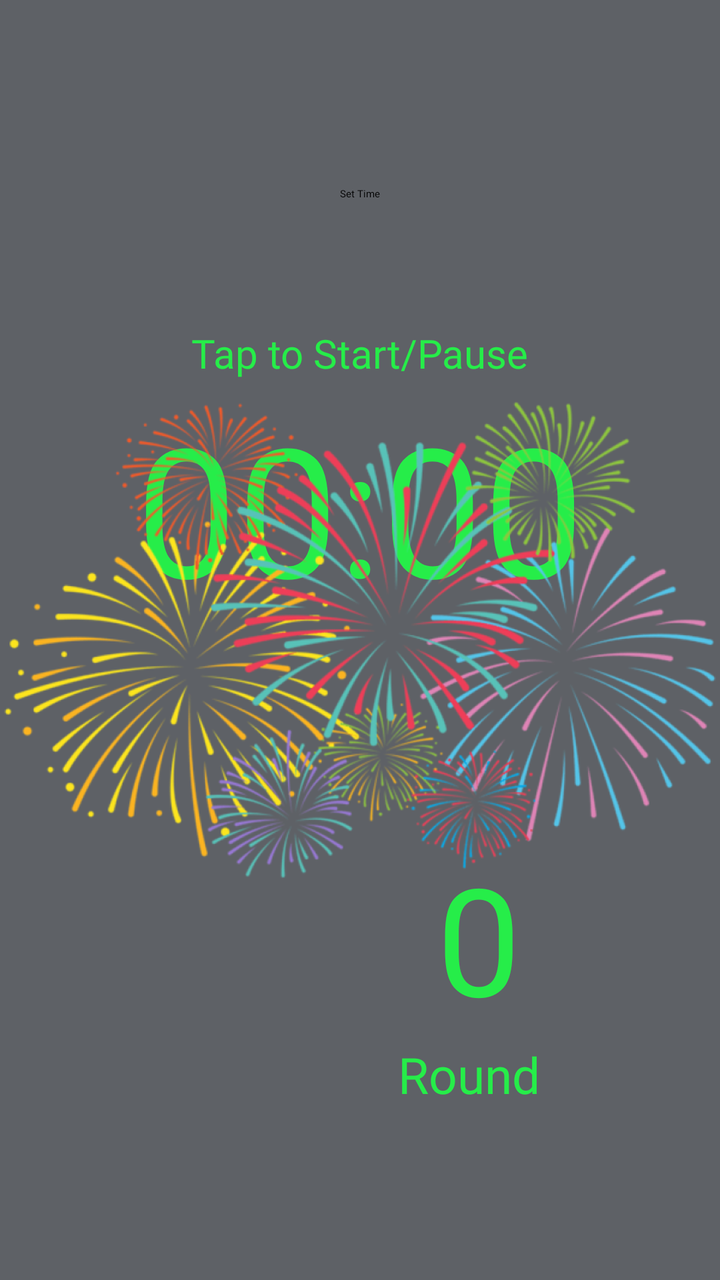
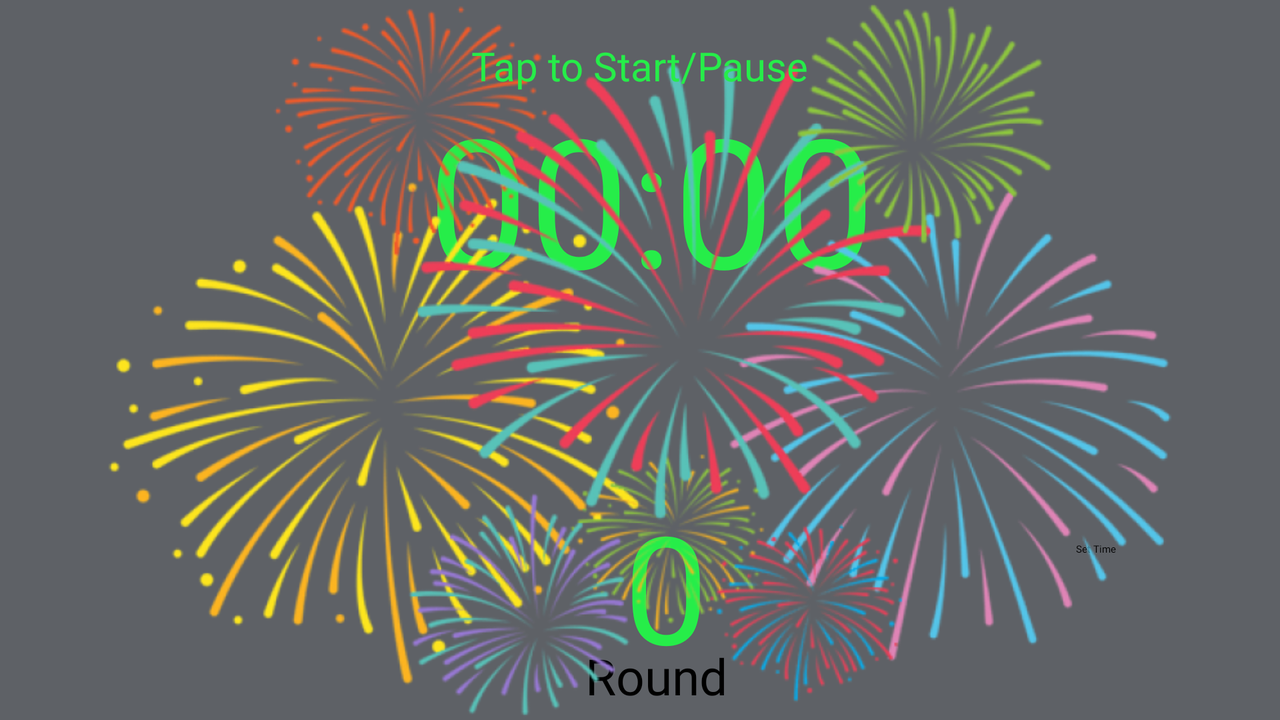

One screen, two layout resources from the same app: the default and the repository's alternative for another configuration. Each is rendered where Android would select it; the XML of both is given below.
<!-- AndroidManifest.xml: application theme Theme.WODTimer -->
<!-- res/layout/activity_amrap.xml -->
<?xml version="1.0" encoding="utf-8"?>
<androidx.constraintlayout.widget.ConstraintLayout xmlns:android="http://schemas.android.com/apk/res/android"
    xmlns:app="http://schemas.android.com/apk/res-auto"
    xmlns:tools="http://schemas.android.com/tools"
    android:layout_width="match_parent"
    android:layout_height="match_parent"
    android:background="@color/gray"
    tools:context=".AmrapActivity">


    <include
        android:id="@+id/toolbar"
        layout="@layout/toolbar" />

    <Switch
        android:id="@+id/finish_switch"
        android:layout_width="wrap_content"
        android:layout_height="58dp"
        android:layout_marginTop="50dp"
        android:layout_marginBottom="60dp"
        android:fontFamily="@font/orbitron_black"
        android:switchMinWidth="150dp"
        android:switchPadding="5dp"
        android:text="@string/slide"
        android:textSize="20sp"
        android:thumbTint="@drawable/slidethumb"
        android:trackTint="@drawable/slidetrack"
        android:visibility="invisible"
        app:layout_constraintBottom_toTopOf="@+id/plusrounds"
        app:layout_constraintEnd_toEndOf="parent"
        app:layout_constraintStart_toStartOf="parent"
        app:layout_constraintTop_toBottomOf="@+id/countdownTimer"
        app:layout_constraintVertical_chainStyle="packed" />

    <TextView
        android:id="@+id/countdownTimer"
        android:layout_width="wrap_content"
        android:layout_height="wrap_content"
        android:layout_marginTop="200dp"
        android:fontFamily="@font/orbitron_black"
        android:text="@string/timer_zeros"
        android:textColor="@color/neon_green"
        android:textSize="90sp"
        android:keepScreenOn="true"
        app:layout_constraintBottom_toTopOf="@id/finish_switch"
        app:layout_constraintEnd_toEndOf="parent"
        app:layout_constraintStart_toStartOf="parent"
        app:layout_constraintTop_toBottomOf="@+id/toolbar"
        app:layout_constraintVertical_chainStyle="packed" />

    <ImageView
        android:id="@+id/plusrounds"
        android:layout_width="119dp"
        android:layout_height="103dp"
        app:layout_constraintBottom_toTopOf="@id/rounds"
        app:layout_constraintEnd_toStartOf="@id/roundcount"
        app:layout_constraintHorizontal_chainStyle="packed"
        app:layout_constraintStart_toStartOf="@id/finish_switch"
        app:layout_constraintVertical_chainStyle="packed"
        app:srcCompat="@drawable/add_round"
        app:tint="@color/neon_green" />

    <TextView
        android:id="@+id/rounds"
        android:layout_width="109dp"
        android:layout_height="66dp"
        android:fontFamily="@font/orbitron_black"
        android:text="@string/rounds"
        android:textColor="@color/neon_green"
        android:textAlignment="center"
        android:textSize="25sp"
        app:layout_constraintBottom_toBottomOf="parent"
        app:layout_constraintEnd_toEndOf="parent"
        app:layout_constraintHorizontal_bias="0.0"
        app:layout_constraintStart_toEndOf="@+id/plusrounds"
        app:layout_constraintTop_toBottomOf="@+id/roundcount"
        app:layout_constraintVertical_chainStyle="packed" />

    <TextView
        android:id="@+id/roundcount"
        android:layout_width="119dp"
        android:layout_height="103dp"
        android:fontFamily="@font/orbitron_black"
        android:gravity="center"
        android:text="@string/zero"
        android:textAlignment="center"
        android:textColor="@color/neon_green"
        android:textSize="75sp"
        app:layout_constraintBottom_toTopOf="@id/rounds"
        app:layout_constraintEnd_toEndOf="@id/finish_switch"
        app:layout_constraintHorizontal_chainStyle="packed"
        app:layout_constraintStart_toEndOf="@+id/plusrounds"
        app:layout_constraintTop_toBottomOf="@+id/finish_switch"
        app:layout_constraintVertical_chainStyle="packed" />

    <Button
        android:id="@+id/setTimeButton"
        android:layout_width="wrap_content"
        android:layout_height="wrap_content"
        android:fontFamily="@font/orbitron_black"
        android:text="Set Time"
        app:layout_constraintBottom_toTopOf="@+id/countdownTimer"
        app:layout_constraintEnd_toEndOf="parent"
        app:layout_constraintStart_toStartOf="parent"
        app:layout_constraintTop_toBottomOf="@+id/toolbar" />

    <TextView
        android:id="@+id/delay"
        android:layout_width="wrap_content"
        android:layout_height="wrap_content"
        android:fontFamily="@font/orbitron_black"
        android:text=""
        android:textAlignment="center"
        android:textSize="300sp"
        android:visibility="invisible"
        android:textColor="@color/bright_red"
        app:layout_constraintBottom_toBottomOf="parent"
        app:layout_constraintEnd_toEndOf="parent"
        app:layout_constraintStart_toStartOf="parent"
        app:layout_constraintTop_toBottomOf="parent"
        app:layout_constraintTop_toTopOf="parent"
        tools:visibility="visible" />
    <ImageView
        android:id="@+id/fireworksImageView"
        android:layout_width="match_parent"
        android:layout_height="match_parent"
        android:src="@drawable/fireworks"
        android:visibility="invisible"
        app:layout_constraintBottom_toBottomOf="parent"
        app:layout_constraintEnd_toEndOf="parent"
        app:layout_constraintStart_toStartOf="parent"
        app:layout_constraintTop_toBottomOf="parent"
        app:layout_constraintTop_toTopOf="parent"
        tools:visibility="visible" />
    <TextView
        android:id="@+id/taptostart"
        android:layout_width="wrap_content"
        android:layout_height="wrap_content"
        android:layout_marginTop="175dp"
        android:layout_marginBottom="16dp"
        android:fontFamily="@font/orbitron_black"
        android:text="Tap to Start/Pause"
        android:textColor="@color/neon_green"
        android:textSize="20sp"
        app:layout_constraintBottom_toTopOf="@id/countdownTimer"
        app:layout_constraintEnd_toEndOf="parent"
        app:layout_constraintStart_toStartOf="parent"
        app:layout_constraintTop_toBottomOf="@+id/toolbar" />
</androidx.constraintlayout.widget.ConstraintLayout>
<!-- res/layout/toolbar.xml (included above) -->
<?xml version="1.0" encoding="utf-8"?>
<androidx.appcompat.widget.Toolbar xmlns:android="http://schemas.android.com/apk/res/android"
    android:layout_width="match_parent"
    android:layout_height="wrap_content"
    xmlns:app="http://schemas.android.com/apk/res-auto"
    android:background="@color/neon_green"
    app:titleTextColor="@color/white"
    android:theme="@style/Toolbar"
    android:elevation="4dp">

</androidx.appcompat.widget.Toolbar>
<!-- resources referenced by this layout -->
<resources>
  <color name="bright_red">#DE2A33</color>
  <color name="gray">#5E6166</color>
  <color name="neon_green">#26ED49</color>
  <color name="white">#FFFFFFFF</color>
  <!-- drawable add_round (drawable-anydpi) -->
  <vector xmlns:android="http://schemas.android.com/apk/res/android"
      android:width="24dp"
      android:height="24dp"
      android:viewportWidth="24"
      android:viewportHeight="24"
      android:tint="#FFFFFF">
    <group android:scaleX="0.92"
        android:scaleY="0.92"
        android:translateX="0.96"
        android:translateY="0.96">
      <path
          android:fillColor="@android:color/white"
          android:pathData="M12,7c-0.55,0 -1,0.45 -1,1v3L8,11c-0.55,0 -1,0.45 -1,1s0.45,1 1,1h3v3c0,0.55 0.45,1 1,1s1,-0.45 1,-1v-3h3c0.55,0 1,-0.45 1,-1s-0.45,-1 -1,-1h-3L13,8c0,-0.55 -0.45,-1 -1,-1zM12,2C6.48,2 2,6.48 2,12s4.48,10 10,10 10,-4.48 10,-10S17.52,2 12,2zM12,20c-4.41,0 -8,-3.59 -8,-8s3.59,-8 8,-8 8,3.59 8,8 -3.59,8 -8,8z"/>
    </group>
  </vector>
  <!-- drawable fireworks: png bitmap (drawable-v24, 459319 bytes) -->
  <!-- drawable slidethumb (drawable) -->
  <?xml version="1.0" encoding="utf-8"?>
  <selector xmlns:android="http://schemas.android.com/apk/res/android">
      <item android:color="@color/neon_green" android:state_checked="true"/>
      <item android:color="@color/neon_green" android:state_checked="false"/>
  </selector>
  <!-- drawable slidetrack (drawable) -->
  <?xml version="1.0" encoding="utf-8"?>
  <selector xmlns:android="http://schemas.android.com/apk/res/android">
      <item android:color="@color/neon_green" android:state_checked="true"/>
      <item android:color="@color/bright_red" android:state_checked="false"/>
  </selector>
  <string name="rounds">Round</string>
  <string name="slide">Slide to Stop</string>
  <string name="timer_zeros">00:00</string>
  <string name="zero">0</string>
  <!-- from res/values-v28/ -->
  <style name="Toolbar">
          <item name="android:textSize">24sp</item>
          <item name="android:colorButtonNormal">@color/white</item>
          <item name="android:textColor">@color/neon_green</item>
          <item name="android:fontFamily">@font/orbitron_black</item>
      </style>
</resources>
<!-- res/layout-land/activity_amrap.xml (the repository's variant of the layout above) -->
<!-- drawn on the phone turned sideways -->
<?xml version="1.0" encoding="utf-8"?>
<androidx.constraintlayout.widget.ConstraintLayout xmlns:android="http://schemas.android.com/apk/res/android"
    xmlns:app="http://schemas.android.com/apk/res-auto"
    xmlns:tools="http://schemas.android.com/tools"
    android:layout_width="match_parent"
    android:layout_height="match_parent"
    android:background="@color/gray"
    tools:context=".AmrapActivity">


    <include
        android:id="@+id/toolbar"
        layout="@layout/toolbar"

        app:layout_constraintEnd_toEndOf="parent"
        app:layout_constraintStart_toStartOf="parent"
        app:layout_constraintTop_toTopOf="parent" />

    <Switch
        android:id="@+id/finish_switch"
        android:layout_width="wrap_content"
        android:layout_height="58dp"
        android:layout_marginTop="122dp"
        android:fontFamily="@font/orbitron_black"
        android:switchMinWidth="150dp"
        android:switchPadding="5dp"
        android:text="@string/slide"
        android:textSize="20sp"
        android:thumbTint="@drawable/slidethumb"
        android:trackTint="@drawable/slidetrack"
        android:visibility="invisible"
        app:layout_constraintBottom_toTopOf="@+id/plusrounds"
        app:layout_constraintEnd_toEndOf="parent"
        app:layout_constraintHorizontal_bias="0.478"
        app:layout_constraintStart_toStartOf="parent"
        app:layout_constraintTop_toBottomOf="@+id/countdownTimer"
        app:layout_constraintVertical_bias="1.0"
        app:trackTint="@drawable/slidetrack" />

    <TextView
        android:id="@+id/countdownTimer"
        android:layout_width="wrap_content"
        android:layout_height="wrap_content"
        android:fontFamily="@font/orbitron_black"
        android:text="00:00"
        android:textColor="@color/neon_green"
        android:textSize="90sp"
        app:layout_constraintBottom_toBottomOf="parent"
        app:layout_constraintEnd_toEndOf="parent"
        app:layout_constraintHorizontal_bias="0.514"
        app:layout_constraintStart_toStartOf="parent"
        app:layout_constraintTop_toBottomOf="@+id/toolbar"
        app:layout_constraintVertical_bias="0.162" />

    <ImageView
        android:id="@+id/plusrounds"
        android:layout_width="119dp"
        android:layout_height="103dp"
        android:layout_marginBottom="12dp"
        app:tint="@color/neon_green"
        app:layout_constraintBottom_toBottomOf="parent"
        app:layout_constraintEnd_toEndOf="parent"
        app:layout_constraintHorizontal_bias="0.297"
        app:layout_constraintStart_toStartOf="parent"
        app:layout_constraintTop_toBottomOf="@+id/countdownTimer"
        app:layout_constraintVertical_bias="0.956"
        app:srcCompat="@drawable/add_round" />

    <TextView
        android:id="@+id/rounds"
        android:layout_width="109dp"
        android:layout_height="66dp"
        android:fontFamily="@font/orbitron_black"
        android:text="@string/rounds"
        android:textAlignment="center"
        android:textSize="25sp"
        app:layout_constraintBottom_toBottomOf="parent"
        app:layout_constraintEnd_toEndOf="parent"
        app:layout_constraintHorizontal_bias="0.0"
        app:layout_constraintStart_toEndOf="@+id/plusrounds"
        app:layout_constraintTop_toBottomOf="@+id/roundcount"
        app:layout_constraintVertical_bias="0.461" />

    <Button
        android:id="@+id/setTimeButton"
        android:layout_width="wrap_content"
        android:layout_height="wrap_content"
        android:fontFamily="@font/orbitron_black"
        android:text="Set Time"
        app:layout_constraintBottom_toBottomOf="parent"
        app:layout_constraintEnd_toEndOf="parent"
        app:layout_constraintHorizontal_bias="0.639"
        app:layout_constraintStart_toEndOf="@+id/roundcount"
        app:layout_constraintTop_toBottomOf="@+id/toolbar"
        app:layout_constraintVertical_bias="0.768" />

    <TextView
        android:id="@+id/roundcount"
        android:layout_width="119dp"
        android:layout_height="103dp"
        android:fontFamily="@font/orbitron_black"
        android:gravity="center"
        android:text="@string/zero"
        android:textAlignment="center"
        android:textColor="@color/neon_green"
        android:textSize="75sp"
        app:layout_constraintBottom_toBottomOf="parent"
        app:layout_constraintEnd_toEndOf="parent"
        app:layout_constraintHorizontal_bias="0.0"
        app:layout_constraintStart_toEndOf="@+id/plusrounds"
        app:layout_constraintTop_toBottomOf="@+id/finish_switch"
        app:layout_constraintVertical_bias="0.0" />

    <TextView
        android:id="@+id/delay"
        android:layout_width="wrap_content"
        android:layout_height="wrap_content"
        android:fontFamily="@font/orbitron_black"
        android:text=""
        android:textAlignment="center"
        android:textSize="300sp"
        android:visibility="invisible"
        android:textColor="@color/bright_red"
        app:layout_constraintBottom_toBottomOf="parent"
        app:layout_constraintEnd_toEndOf="parent"
        app:layout_constraintStart_toStartOf="parent"
        app:layout_constraintTop_toBottomOf="parent"
        app:layout_constraintTop_toTopOf="parent"
        tools:visibility="visible" />
    <ImageView
        android:id="@+id/fireworksImageView"
        android:layout_width="match_parent"
        android:layout_height="match_parent"
        android:src="@drawable/fireworks"
        android:visibility="invisible"
        app:layout_constraintBottom_toBottomOf="parent"
        app:layout_constraintEnd_toEndOf="parent"
        app:layout_constraintStart_toStartOf="parent"
        app:layout_constraintTop_toBottomOf="parent"
        app:layout_constraintTop_toTopOf="parent"
        tools:visibility="visible" />

    <TextView
        android:id="@+id/taptostart"
        android:layout_width="wrap_content"
        android:layout_height="wrap_content"
        android:layout_marginTop="175dp"
        android:layout_marginBottom="16dp"
        android:fontFamily="@font/orbitron_black"
        android:text="Tap to Start/Pause"
        android:textColor="@color/neon_green"
        android:textSize="20sp"
        app:layout_constraintBottom_toTopOf="@id/countdownTimer"
        app:layout_constraintEnd_toEndOf="parent"
        app:layout_constraintStart_toStartOf="parent"
        app:layout_constraintTop_toBottomOf="@+id/toolbar"
        app:layout_constraintVertical_bias="0.869" />

</androidx.constraintlayout.widget.ConstraintLayout>
<!-- resources referenced by the variant -->
<!-- as the phone turned sideways resolves them -->
<resources>
  <color name="bright_red">#DE2A33</color>
  <color name="gray">#5E6166</color>
  <color name="neon_green">#26ED49</color>
  <color name="white">#FFFFFFFF</color>
  <!-- drawable add_round (drawable-anydpi) -->
  <vector xmlns:android="http://schemas.android.com/apk/res/android"
      android:width="24dp"
      android:height="24dp"
      android:viewportWidth="24"
      android:viewportHeight="24"
      android:tint="#FFFFFF">
    <group android:scaleX="0.92"
        android:scaleY="0.92"
        android:translateX="0.96"
        android:translateY="0.96">
      <path
          android:fillColor="@android:color/white"
          android:pathData="M12,7c-0.55,0 -1,0.45 -1,1v3L8,11c-0.55,0 -1,0.45 -1,1s0.45,1 1,1h3v3c0,0.55 0.45,1 1,1s1,-0.45 1,-1v-3h3c0.55,0 1,-0.45 1,-1s-0.45,-1 -1,-1h-3L13,8c0,-0.55 -0.45,-1 -1,-1zM12,2C6.48,2 2,6.48 2,12s4.48,10 10,10 10,-4.48 10,-10S17.52,2 12,2zM12,20c-4.41,0 -8,-3.59 -8,-8s3.59,-8 8,-8 8,3.59 8,8 -3.59,8 -8,8z"/>
    </group>
  </vector>
  <!-- drawable fireworks: png bitmap (drawable-v24, 459319 bytes) -->
  <!-- drawable slidethumb (drawable) -->
  <?xml version="1.0" encoding="utf-8"?>
  <selector xmlns:android="http://schemas.android.com/apk/res/android">
      <item android:color="@color/neon_green" android:state_checked="true"/>
      <item android:color="@color/neon_green" android:state_checked="false"/>
  </selector>
  <!-- drawable slidetrack (drawable) -->
  <?xml version="1.0" encoding="utf-8"?>
  <selector xmlns:android="http://schemas.android.com/apk/res/android">
      <item android:color="@color/neon_green" android:state_checked="true"/>
      <item android:color="@color/bright_red" android:state_checked="false"/>
  </selector>
  <string name="rounds">Round</string>
  <string name="slide">Slide to Stop</string>
  <string name="zero">0</string>
  <!-- from res/values-v28/ -->
  <style name="Toolbar">
          <item name="android:textSize">24sp</item>
          <item name="android:colorButtonNormal">@color/white</item>
          <item name="android:textColor">@color/neon_green</item>
          <item name="android:fontFamily">@font/orbitron_black</item>
      </style>
</resources>
